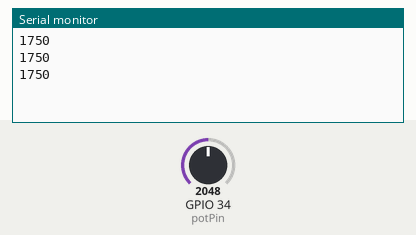
The program below on a simulated ESP32. On the bench: the last lines printed to the serial monitor. The test bench sets the inputs (shaded band); at power-on: GPIO 34 (potPin) = 2048.

Above: at 2.2 s.
2.3 s: GPIO 34 (potPin) set to 2866
At 2.9 s:
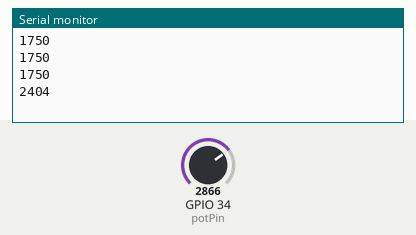
3.8 s: GPIO 34 (potPin) set to 3603
At 4.4 s:
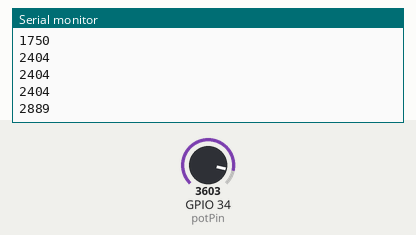
Timing chart, 0 to 6.8 s (numbered marks = the images above; inputs shaded):
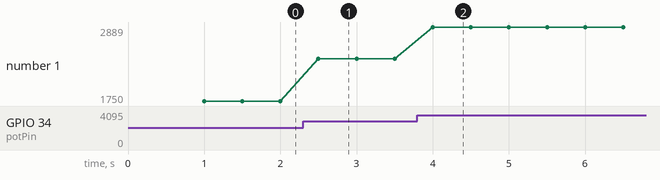

The program:

main.cpp
```cpp
#include <Arduino.h>
#include "adc.h"

// Potentiometer is connected to GPIO 34 (Analog ADC1_CH6)
const int potPin = 34;

// variable for storing the potentiometer value
long potValue = 0;

void setup() {
    init_Adc();
    Serial.begin(115200);
    delay(1000);
}

void loop() {
  // Reading potentiometer value
  potValue = getVoltageValue(potPin, 2);
  Serial.println(potValue);
  delay(500);
}
```

adc.cpp
```cpp
#include "adc.h"

int mapADCValue(int value, int *ADCArr, int *VoltageArr, int arrSize);

// VARIABLES
int VoltageArr[] = {0,106,215,308,393,507,593,712,807,886,982,1099,1197,1301,1397,1496,1593,1704,1789,1902,2004,2095,2203,2306,2400,2503,2597,2700,2807,2897,2991,3094,3200,3283};
int ADCArr[] = {0,36,132,235,340,485,600,740,856,957,1080,1226,1345,1478,1606,1725,1845,1986,2100,2230,2355,2472,2610,2735,2860,3000,3125,3280,3450,3617,3810,4010,4090,4095};
int arrSize = 0;

long voltage = 0;
int SampleCounter = 0;
long rawValues = 0;

void init_Adc(void){
  arrSize = sizeof(ADCArr) / sizeof(ADCArr[0]);
}

long getVoltageValue(int adcPin, int avg_samples){
  rawValues = rawValues + (long)analogRead(adcPin);
#ifdef AVG_SAMPLING
  SampleCounter = SampleCounter + 1;
  if(SampleCounter >= avg_samples){
    SampleCounter = 0;
    rawValues = rawValues / avg_samples;
    voltage = mapADCValue(rawValues, ADCArr, VoltageArr, arrSize);
    rawValues = 0;
  }
#else
  voltage = mapADCValue(rawValues, ADCArr, VoltageArr, arrSize);
  rawValues = 0;
#endif

  return voltage;
}

int mapADCValue(int value, int *ADCArr, int *VoltageArr, int arrSize) {

    // Find the two closest values in ADCArr
    int i;
    for (i = 0; i < arrSize - 1; i++) {
        if (value >= ADCArr[i] && value <= ADCArr[i + 1]) {
            break;
        }
    }

    // Calculate interpolated value in VoltageArr
    int x0 = ADCArr[i];
    int x1 = ADCArr[i + 1];
    int y0 = VoltageArr[i];
    int y1 = VoltageArr[i + 1];

    // Linear interpolation
    return y0 + (value - x0) * (y1 - y0) / (x1 - x0);
}
```

adc.h
```cpp
#include <Arduino.h>

void init_Adc(void);
long getVoltageValue(int adcPin, int avg_samples);
int mapADCValue(int value, int *ADCArr, int *VoltageArr, int arrSize);
```

Measured:
- after the input at 2.3 s, the serial monitor: prints a new line after 0.20 s (image 1)
- after the input at 3.8 s, the serial monitor: prints a new line after 0.20 s (image 2)
- plotted number 1: 1750 → 2404 after the input at 2.3 s, 2404 → 2889 after the input at 3.8 s
